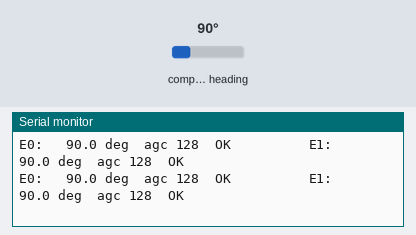
A sketch run on a simulated ESP32. Parts: the last lines printed to the serial monitor. Wiring (inferred from the names in the program): AS5600 angle sensor at I2C address 0x36. Inputs (shaded band) come from the test bench; at power-on: compass heading 90°.

Above: at 1.7 s.
1.8 s: compass heading set to 7°
At 1.87 s:
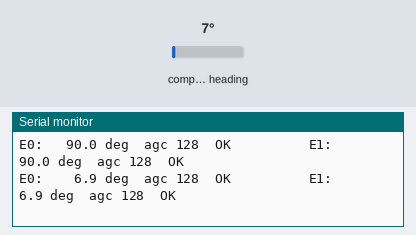
3.7 s: compass heading set to 180°
At 3.72 s:
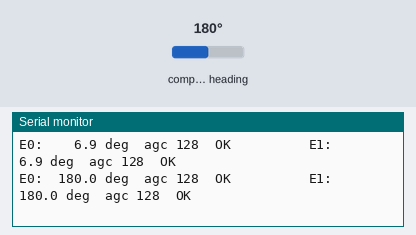

Measured:
- after the input at 1.8 s, the serial monitor: prints a new line after 0.06 s (image 1)
- after the input at 3.7 s, the serial monitor: prints a new line at once (image 2)

The sketch:

encoder_test.ino
```cpp
#include <Wire.h>
#define AS5600 0x36

void scan(TwoWire &bus, const char *name) {
  Serial.printf("Scan %s:", name);
  for (uint8_t a = 1; a < 127; a++) {
    bus.beginTransmission(a);
    if (bus.endTransmission() == 0) Serial.printf(" 0x%02X", a);
  }
  Serial.println();
}

int readReg(TwoWire &bus, uint8_t reg, uint8_t n) {
  bus.beginTransmission(AS5600);
  bus.write(reg);
  if (bus.endTransmission(false) != 0) return -1;
  if (bus.requestFrom((uint8_t)AS5600, n) != n) return -1;
  int v = 0;
  for (int i = 0; i < n; i++) v = (v << 8) | bus.read();
  return v;
}

void report(TwoWire &bus, const char *name) {
  int st = readReg(bus, 0x0B, 1), raw = readReg(bus, 0x0C, 2), agc = readReg(bus, 0x1A, 1);
  if (st < 0 || raw < 0 || agc < 0) { Serial.printf("%s: NO RESPONSE        ", name); return; }
  const char *mag = !(st & 0x20) ? "NO MAGNET" : (st & 0x08) ? "TOO CLOSE" : (st & 0x10) ? "TOO FAR" : "OK";
  Serial.printf("%s: %6.1f deg  agc %3d  %-9s   ", name, (raw & 0x0FFF) * 360.0 / 4096, agc, mag);
}

void setup() {
  Serial.begin(115200); delay(500);
  Wire.begin(19, 18, 400000);
  Wire1.begin(23, 5, 400000);
  scan(Wire, "I2C_0"); scan(Wire1, "I2C_1");
}

void loop() { report(Wire, "E0"); report(Wire1, "E1"); Serial.println(); delay(100); }
```
